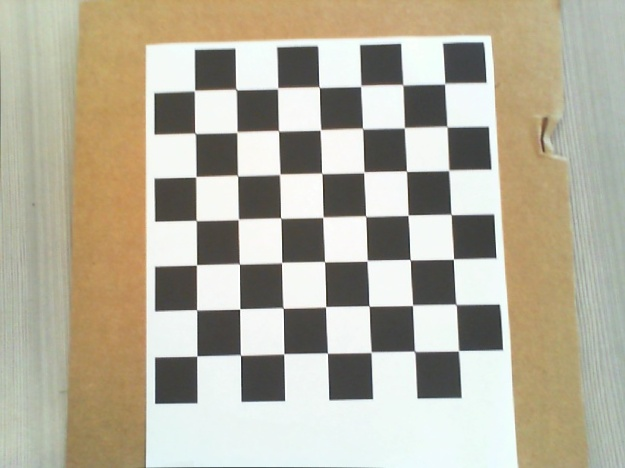
#> input picture src/main/python/cv_utils/samples/calibration/pictures/altered/0.jpg, 625 x 468 px, given in place of the camera
$ python detectBall.py
#> lines starting #> are read from the running program, lines starting #| are printed output that depends on the picture; after the words box and inside, x2 and y2 are one past the last pixel; in counts of white or black regions, pixels touching at a corner belong together
### src/main/python/cv/camera.py
import time

import cv2

import opencv_utils as utils


class Camera:
    def __init__(self, src=0, use_picamera=True, use_webcam=False, resolution=(320, 240), framerate=32):
        if utils.is_raspi():
            from imutils.video import VideoStream
            # initialize the video stream and allow the camera sensor to warmup
            self._vs = VideoStream(src=src, usePiCamera=use_picamera, resolution=resolution,
                                   framerate=framerate).start()
            time.sleep(2.0)
        else:
            # USB Camera
            if use_webcam:
                self._vp = cv2.VideoCapture(1)
            else:
                self._vp = cv2.VideoCapture(0)

    def is_open(self):
        return True if utils.is_raspi() else self._vp.isOpened()

    def read(self):
        return self._vs.read() if utils.is_raspi() else self._vp.read()[1]
#> returned value is the input picture: shape (468, 625, 3); mean B, G, R 156.7, 174.2, 179.4

    def close(self):
        if utils.is_raspi():
            self._vs.stop()
        else:
            self._vp.release()

        cv2.destroyAllWindows()

### src/main/python/cv/opencv_utils.py
import datetime
import logging
import platform

import cv2

RED = (0, 0, 255)
GREEN = (0, 255, 0)
BLUE = (255, 0, 0)
YELLOW = (0, 255, 255)


def get_center(contour):
    momt = cv2.moments(contour)
    area = int(momt["m00"])
    return int(momt["m10"] / area), int(momt["m01"] / area)

# [4 lines left out: function save_image, not called in this run]


def is_raspi():
    return platform.system() == "Linux"

### src/main/python/cv/detectBall.py
import cv2
import imutils
import numpy as np

import camera
from opencv_utils import BLUE, GREEN, RED, is_raspi, get_center


def main():
    cam = camera.Camera()

    #    Orange
    bgr = [39, 75, 217]

    hsv_range = 20

    bgr_img = np.uint8([[bgr]])
    hsv_img = cv2.cvtColor(bgr_img, cv2.COLOR_BGR2HSV)
    hsv_value = hsv_img[0, 0, 0]

    lower = np.array([hsv_value - hsv_range, 100, 100])
    upper = np.array([hsv_value + hsv_range, 255, 255])

    print(lower, upper)

    # lower = np.array([0,136,0])
    # upper = np.array([80, 255, 255])

    try:
        cnt = 0
        while cam.is_open():

            # Read and resize image
            image = cam.read()
            image = imutils.resize(image, width=600)

            # Convert image to HSV
            hsv_image = cv2.cvtColor(image, cv2.COLOR_BGR2HSV)
#> hsv_image: shape (449, 600, 3); mean H, S, V 44.2, 39.6, 182.7

            # Create mask
            in_range_mask = cv2.inRange(hsv_image, lower, upper)
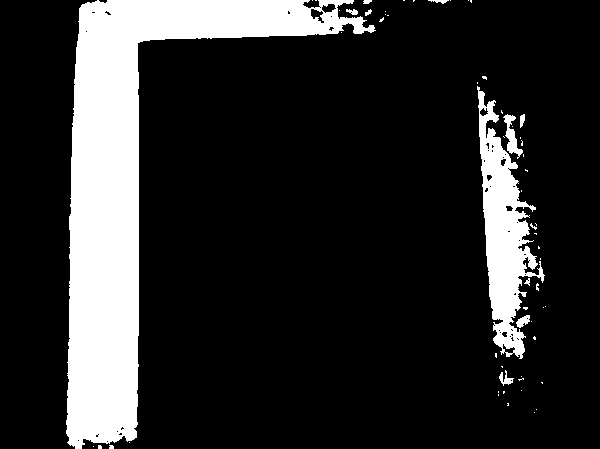
#> in_range_mask: shape (449, 600); 17% white; 61 white regions (50 under 20 px)

            # Bitwise-AND mask and original image
            in_range_result = cv2.bitwise_and(image, image, mask=in_range_mask)
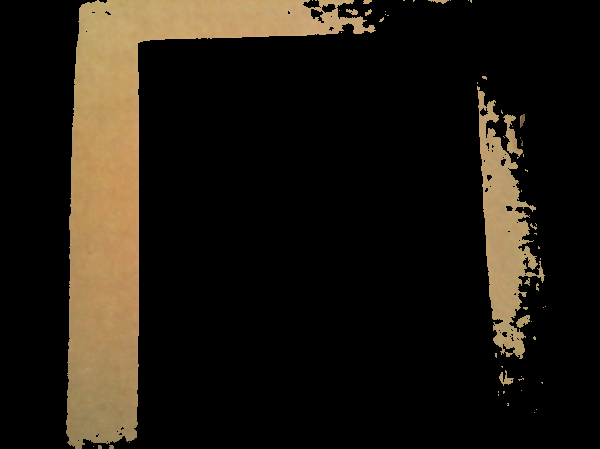
#> in_range_result: shape (449, 600, 3); mean B, G, R 17.1, 25.8, 31.7

            # Convert to grayscale
            gs_image = cv2.cvtColor(in_range_result, cv2.COLOR_BGR2GRAY)
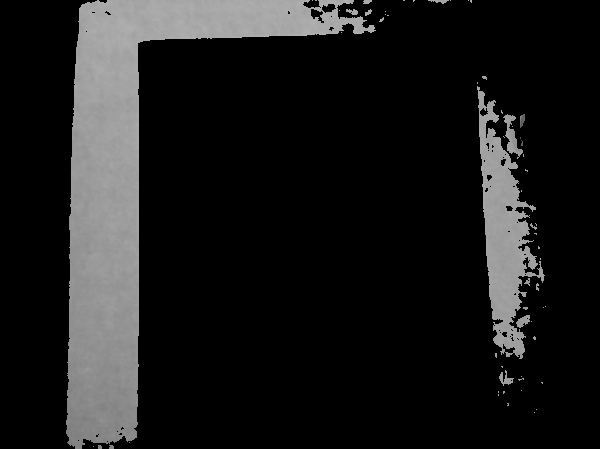
#> gs_image: shape (449, 600); min 0, max 179, mean 26.6

            # Get all contours
            contours, hierarchy = cv2.findContours(gs_image, cv2.RETR_TREE, cv2.CHAIN_APPROX_SIMPLE)
#> contours = 115 contours, 99 with area under 20; largest, box (x1, y1, x2, y2) and area: (66, 0, 376, 449) 36733, (477, 86, 545, 359) 7342, (503, 114, 523, 159) 288, (310, 8, 325, 24) 118, (321, 3, 337, 14) 100

            # Remove small contours
            eligible = [c for c in contours if cv2.contourArea(c) >= 10]
#> eligible = 25 contours, 9 with area under 20; largest, box (x1, y1, x2, y2) and area: (66, 0, 376, 449) 36733, (477, 86, 545, 359) 7342, (503, 114, 523, 159) 288, (310, 8, 325, 24) 118, (321, 3, 337, 14) 100

            # Sort images
            ordered = sorted(eligible, key=lambda c: cv2.contourArea(c), reverse=True)
#> ordered has the same summary as eligible

            text = 'Frame #: {}'.format(cnt)

            # Grab largest contour
            if len(ordered) > 0:
                largest = ordered[0]
#> largest = contour of 368 points, box (x1, y1, x2, y2) (66, 0, 376, 449), area 36733

                # Draw a bounding box around contour
                cv2.drawContours(image, [largest], -1, GREEN, 2)

                # Draw center of contour
                center_x, center_y = get_center(largest)
#> in get_center, `momt = cv2.moments(contour)`: momt = moments, m00 36733, centre m10/m00, m01/m00 = (131.9, 184.2)
#> in get_center, `area = int(momt["m00"])`: area = 36733
#> center_x = 131; center_y = 184
                cv2.circle(image, (center_x, center_y), 4, RED, -1)
#> image: shape (449, 600, 3); mean B, G, R 154.8, 175.9, 176.1

                # Add centroid to image text
                text = "{} ({}, {})".format(text, center_x, center_y)
#> text = 'Frame #: 0 (131, 184)'
            else:
                text = "{} (no match)".format(text)

            cv2.putText(img=image,
                        text=text,
                        org=(10, 25),
                        fontFace=cv2.FONT_HERSHEY_SIMPLEX,
                        fontScale=(.55 if is_raspi() else .75),
                        color=RED,
                        thickness=2)
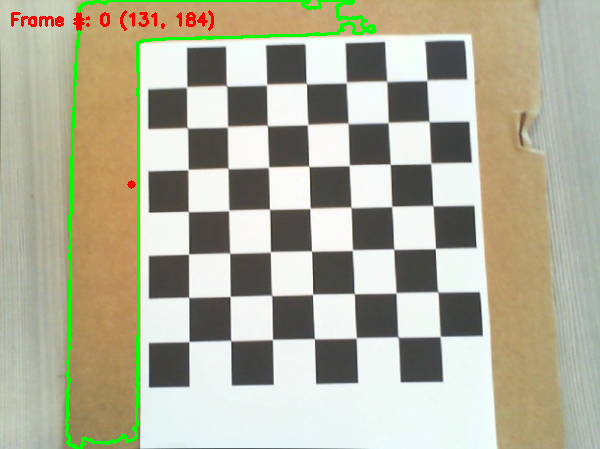
#> image: shape (449, 600, 3); mean B, G, R 154.2, 175.1, 176.4

            # Display images
            cv2.imshow('Original', image)

            key = cv2.waitKey(30) & 0xFF
#> (key q is pressed here)

            if key == ord('q'):
                break

            cnt += 1
    finally:
        cv2.destroyAllWindows()
        if cam.is_open():
            cam.close()


if __name__ == "__main__":
    main()

$ run again, on src/main/python/cv_utils/samples/calibration/pictures/altered/1.jpg
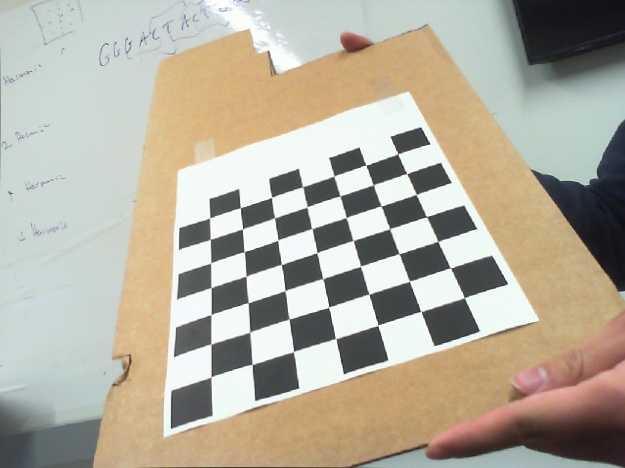
#> input picture src/main/python/cv_utils/samples/calibration/pictures/altered/1.jpg, 625 x 468 px, given in place of the camera
#> in read, returned value is the input picture: shape (468, 625, 3); mean B, G, R 158.3, 173.3, 179.2
#> hsv_image: shape (449, 600, 3); mean H, S, V 59.9, 43.5, 185.1
#> in main, `in_range_mask = cv2.inRange(hsv_image, lower, upper)`:
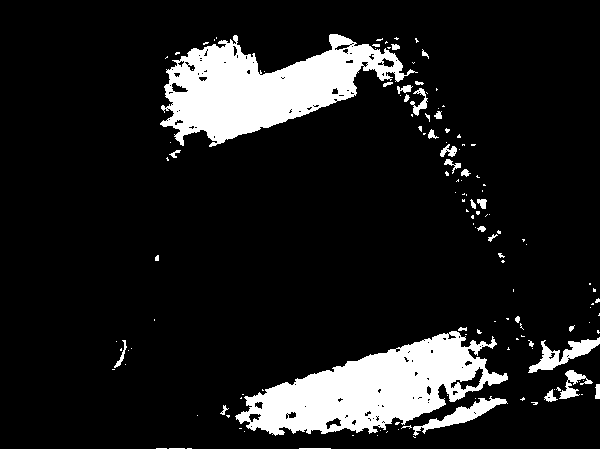
#> in_range_mask: shape (449, 600); 11.9% white; 138 white regions (105 under 20 px)
#> contours = 264 contours, 218 with area under 20; largest, box (x1, y1, x2, y2) and area: (235, 331, 508, 436) 14252, (160, 34, 418, 147) 13972, (413, 396, 508, 436) 850, (528, 337, 600, 373) 826, (559, 370, 593, 399) 286
#> eligible = 76 contours, 30 with area under 20; largest, box (x1, y1, x2, y2) and area: (235, 331, 508, 436) 14252, (160, 34, 418, 147) 13972, (413, 396, 508, 436) 850, (528, 337, 600, 373) 826, (559, 370, 593, 399) 286
#> ordered has the same summary as eligible
#> largest = contour of 582 points, box (x1, y1, x2, y2) (235, 331, 508, 436), area 14252
#> momt = moments, m00 14252.5, centre m10/m00, m01/m00 = (373.3, 388.6)
#> area = 14252
#> center_x = 373; center_y = 388
#> text = 'Frame #: 0 (373, 388)'
#> in main, `cv2.putText(img=image, text=text, org=(10, 25), fontFace=cv2.FONT_HERS..`:
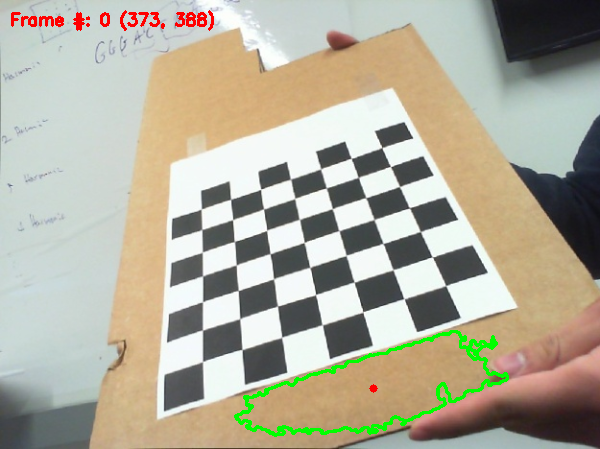
#> image: shape (449, 600, 3); mean B, G, R 155.9, 173.4, 177.3

$ run again, on src/main/python/cv_utils/samples/calibration/pictures/altered/10.jpg
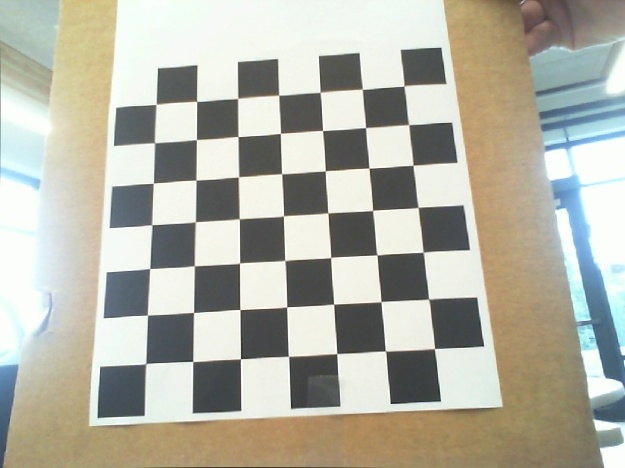
#> input picture src/main/python/cv_utils/samples/calibration/pictures/altered/10.jpg, 625 x 468 px, given in place of the camera
#> in read, returned value is the input picture: shape (468, 625, 3); mean B, G, R 165.2, 177.7, 178.4
#> hsv_image: shape (449, 600, 3); mean H, S, V 47.7, 35.9, 184.7
#> in main, `in_range_mask = cv2.inRange(hsv_image, lower, upper)`:
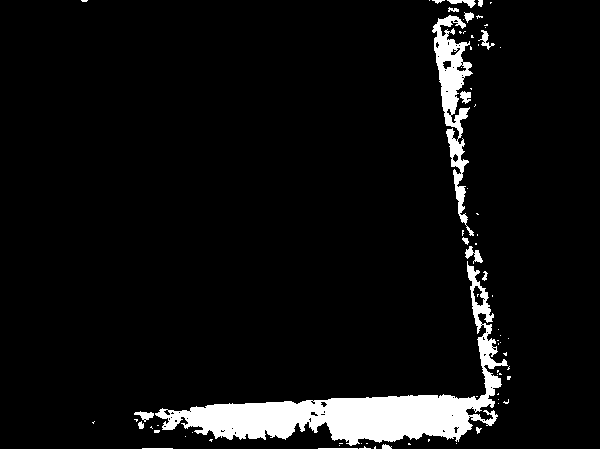
#> in_range_mask: shape (449, 600); 6.2% white; 75 white regions (57 under 20 px)
#> contours = 134 contours, 111 with area under 20; largest, box (x1, y1, x2, y2) and area: (155, 261, 508, 446) 11970, (432, 15, 474, 236) 2904, (472, 285, 485, 307) 146, (465, 246, 483, 264) 110, (134, 411, 154, 422) 86
#> eligible = 29 contours, 6 with area under 20; largest, box (x1, y1, x2, y2) and area: (155, 261, 508, 446) 11970, (432, 15, 474, 236) 2904, (472, 285, 485, 307) 146, (465, 246, 483, 264) 110, (134, 411, 154, 422) 86
#> ordered has the same summary as eligible
#> largest = contour of 855 points, box (x1, y1, x2, y2) (155, 261, 508, 446), area 11970
#> momt = moments, m00 11970, centre m10/m00, m01/m00 = (355.6, 407.3)
#> area = 11970
#> center_x = 355; center_y = 407
#> text = 'Frame #: 0 (355, 407)'
#> in main, `cv2.putText(img=image, text=text, org=(10, 25), fontFace=cv2.FONT_HERS..`:
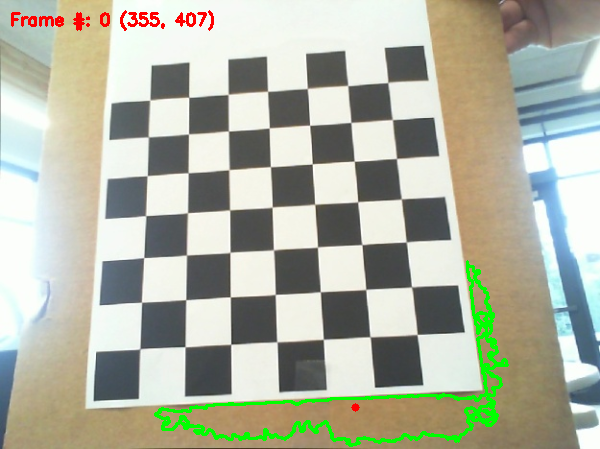
#> image: shape (449, 600, 3); mean B, G, R 162.3, 178.7, 175.5

$ run again, on src/main/python/cv_utils/samples/calibration/pictures/altered/11.jpg
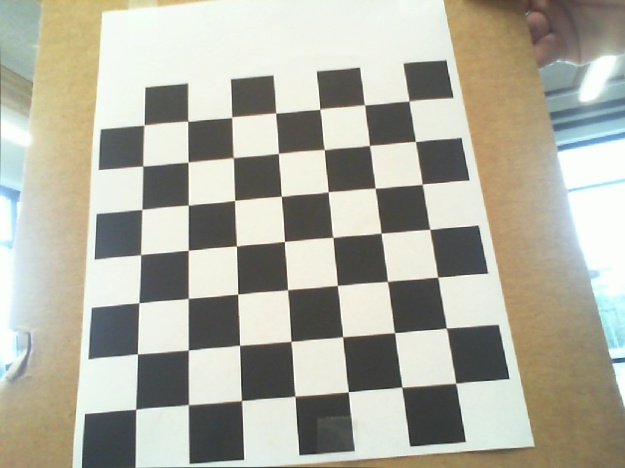
#> input picture src/main/python/cv_utils/samples/calibration/pictures/altered/11.jpg, 625 x 468 px, given in place of the camera
#> in read, returned value is the input picture: shape (468, 625, 3); mean B, G, R 160.6, 174.1, 174.8
#> hsv_image: shape (449, 600, 3); mean H, S, V 43.2, 31.9, 179.2
#> in main, `in_range_mask = cv2.inRange(hsv_image, lower, upper)`:
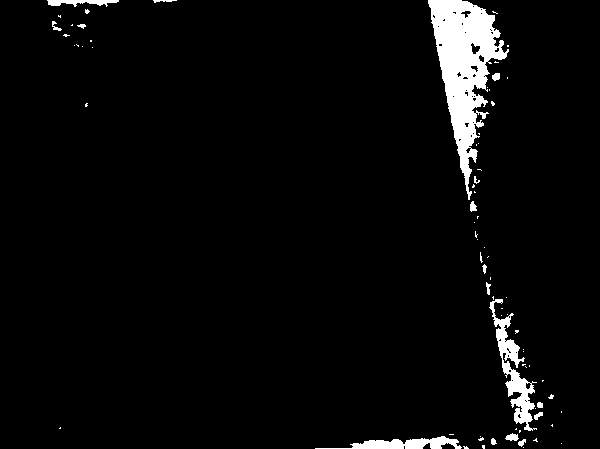
#> in_range_mask: shape (449, 600); 3.9% white; 75 white regions (58 under 20 px)
#> contours = 123 contours, 104 with area under 20; largest, box (x1, y1, x2, y2) and area: (428, 0, 509, 200) 6598, (489, 299, 537, 431) 1514, (315, 436, 462, 449) 759, (47, 0, 119, 7) 219, (470, 42, 481, 55) 71
#> eligible = 33 contours, 14 with area under 20; largest, box (x1, y1, x2, y2) and area: (428, 0, 509, 200) 6598, (489, 299, 537, 431) 1514, (315, 436, 462, 449) 759, (47, 0, 119, 7) 219, (470, 42, 481, 55) 71
#> ordered has the same summary as eligible
#> largest = contour of 366 points, box (x1, y1, x2, y2) (428, 0, 509, 200), area 6598
#> momt = moments, m00 6597.5, centre m10/m00, m01/m00 = (464, 65.33)
#> area = 6597
#> center_x = 464; center_y = 65
#> text = 'Frame #: 0 (464, 65)'
#> in main, `cv2.putText(img=image, text=text, org=(10, 25), fontFace=cv2.FONT_HERS..`:
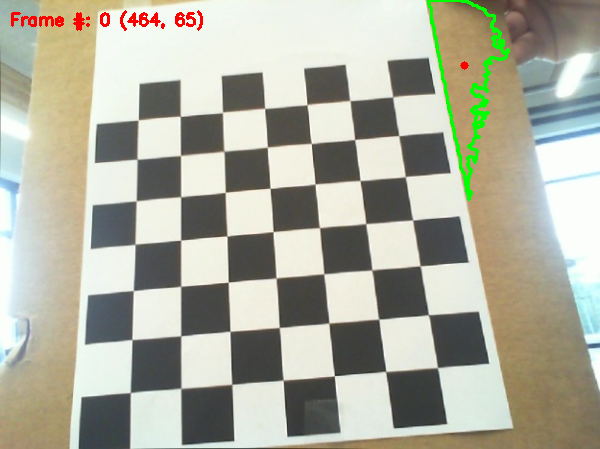
#> image: shape (449, 600, 3); mean B, G, R 158.8, 173.9, 173.6
